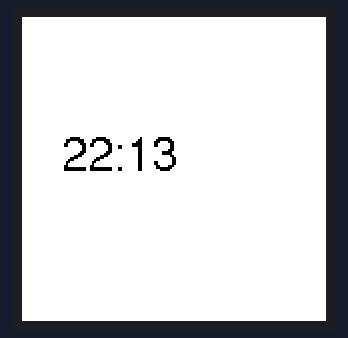
Simulated run of this sketch. Board: Arduino MKR. Parts: 152×152 colour display. The local clock reads 2024-03-15 10:24:30 at power-on unless the sketch sets it; what the sketch prints to the serial monitor is not drawn.

Above: at 15.1 s.
At 55.1 s:
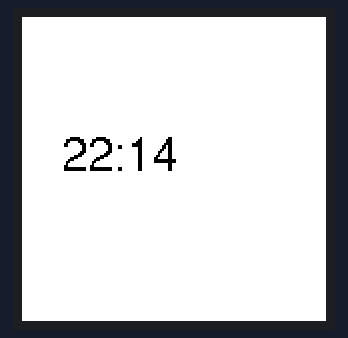
At 115.1 s:
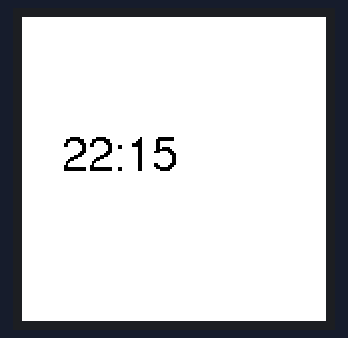

The sketch:

RTCClockEpaperDisplay.ino
```cpp
/*
  Simple digital clock
  Sets the realtime clock on any of the MKR or M0 boards
  using the compile time and compile date.
  Prints the time once per second.
  prints the date once per minute.

  This sketch is designed as the basis for many different clock projects.

  This clock uses an  ePaper display, and the library
  that drives it. You can replace this display with any
  other display library. It was tested with a SparkFun ePaper display
  and the Adafruit ePaper library:

  https://github.com/adafruit/Adafruit_EPD
  https://www.sparkfun.com/products/14892

  created 30 Nov. 2018
  by Tom Igoe
*/

#include <RTCZero.h>
#include "Adafruit_EPD.h"
#include <Fonts/FreeSans12pt7b.h>

#define EPD_CS      1
#define EPD_DC      0
#define SRAM_CS     2
#define EPD_RESET   4
#define EPD_BUSY    5

Adafruit_IL0373 ePaper(152, 152 , EPD_DC, EPD_RESET, EPD_CS, SRAM_CS, EPD_BUSY);

RTCZero rtc;      // instance of the realtime clock

void setup() {
  Serial.begin(9600);
  ePaper.begin();
  ePaper.setFont(&FreeSans12pt7b);
  ePaper.clearBuffer();

  // initialize the realtime clock:
  rtc.begin();
  setTimeFromCompile();
  setDateFromCompile();
  displayWrite(getTimeStamp());
}

void loop() {
  if (rtc.getSeconds() == 0) {
    showTime();
  }
}

void showTime() {
  Serial.println(getTimeStamp());
  displayWrite(getTimeStamp());
}


void displayWrite(String message) {
  ePaper.clearBuffer();
  ePaper.fillScreen(EPD_WHITE);
  ePaper.setTextColor(EPD_BLACK);
  ePaper.setCursor(20, ePaper.height() / 2);
  ePaper.println(message);
  ePaper.display();
}

// realtime clock interrupt service routine:
void showDate() {
  displayWrite(getDateStamp());
}

// format the time as hh:mm:ss
String getTimeStamp() {
  String timestamp = "";
  if (rtc.getHours() <= 9) timestamp += "0";
  timestamp += rtc.getHours();
  timestamp += ":";
  if (rtc.getMinutes() <= 9) timestamp += "0";
  timestamp += rtc.getMinutes();
  return timestamp;
}

// format the date as dd:mm:yy
String getDateStamp() {
  String dateStamp = "";
  if (rtc.getDay() <= 9) dateStamp += "0";
  dateStamp += rtc.getDay();
  dateStamp += "-";
  if (rtc.getMonth() <= 9) dateStamp += "0";
  dateStamp += rtc.getMonth();
  dateStamp += "-";
  dateStamp += rtc.getYear();
  return dateStamp;
}

// set the rtc time from the compile time:
void setTimeFromCompile() {
  // get the compile time string:
  String compileTime = String(__TIME__);
  // break the compile time on the colons:
  int h = compileTime.substring(0, 2).toInt();
  int m = compileTime.substring(3, 5).toInt();
  int s = compileTime.substring(6, 8).toInt();

  // set the time from the derived numbers:
  rtc.setTime(h, m, s);
}

// set the rtc time from the compile date:
void setDateFromCompile() {
  String months[] = {"Jan", "Feb", "Mar", "Apr", "May", "Jun",
                     "Jul", "Aug", "Sep", "Oct", "Nov", "Dec"
                    };
  // get the compile date:
  String compileDate = String(__DATE__);

  // get the date substring
  String monthStr = compileDate.substring(0, 3);

  int m = 0;    // variable for the date as an integer
  // see which month matches the month string:
  for (int i = 0; i < 12; i++) {
    if (monthStr == months[i]) {
      // the first month is 1, but its array position is 0, so:
      m = i + 1;
      // no need to continue the rest of the for loop:
      break;
    }
  }

  // get the day and year as substrings, and convert to numbers:
  int d = compileDate.substring(4, 6).toInt();
  int y = compileDate.substring(9, 11).toInt();
  // set the date from the derived numbers:
  rtc.setDate(d, m, y);
}
```

Measured:
- what the display in image 1 shows lasts 60.0 s, from 55.0 s to 115.0 s
